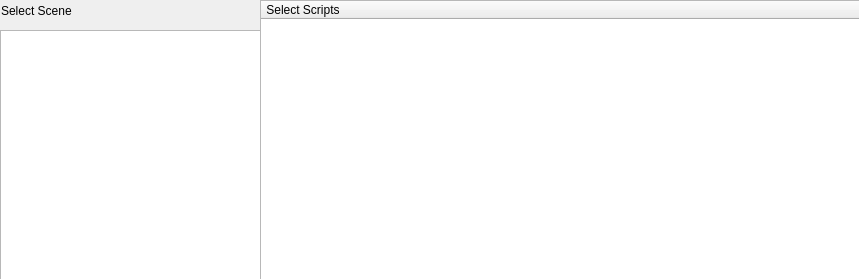
              <widget class="QWidget" name="scrollAreaWidgetContents">
               <property name="geometry">
                <rect>
                 <x>0</x>
                 <y>0</y>
                 <width>859</width>
                 <height>279</height>
                </rect>
               </property>
               <property name="sizePolicy">
                <sizepolicy hsizetype="Expanding" vsizetype="Expanding">
                 <horstretch>0</horstretch>
                 <verstretch>0</verstretch>
                </sizepolicy>
               </property>
               <widget class="QTreeWidget" name="treeWidget">
                <property name="geometry">
                 <rect>
                  <x>260</x>
                  <y>0</y>
                  <width>601</width>
                  <height>281</height>
                 </rect>
                </property>
                <column>
                 <property name="text">
                  <string> Select Scripts</string>
                 </property>
                </column>
               </widget>
               <widget class="QLabel" name="label_3">
                <property name="geometry">
                 <rect>
                  <x>1</x>
                  <y>1</y>
                  <width>105</width>
                  <height>19</height>
                 </rect>
                </property>
                <property name="text">
                 <string>Select Scene</string>
                </property>
               </widget>
               <widget class="QListWidget" name="listWidgetSceneSelectDSU">
                <property name="geometry">
                 <rect>
                  <x>0</x>
                  <y>30</y>
                  <width>271</width>
                  <height>261</height>
                 </rect>
                </property>
               </widget>
               <zorder>label_3</zorder>
               <zorder>listWidgetSceneSelectDSU</zorder>
               <zorder>treeWidget</zorder>
              </widget>
